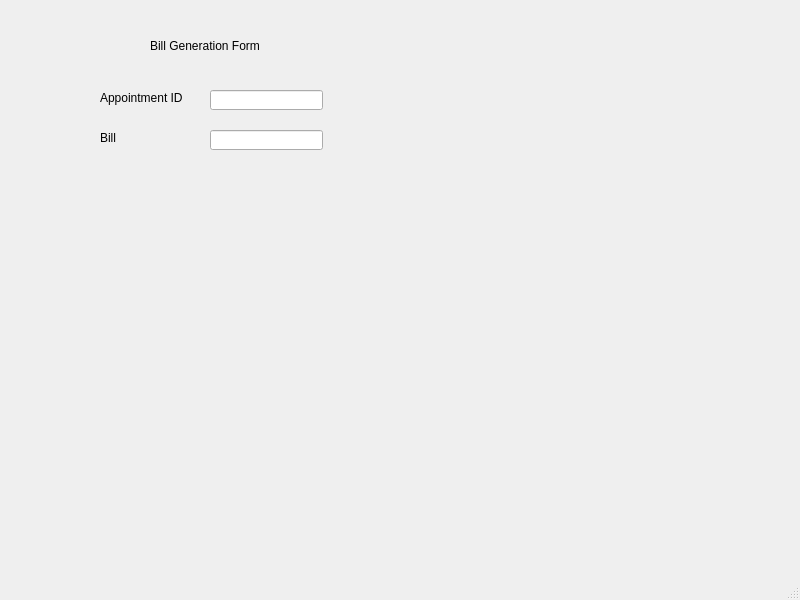
<?xml version="1.0" encoding="UTF-8"?>
<ui version="4.0">
 <class>MainWindow</class>
 <widget class="QMainWindow" name="MainWindow">
  <property name="geometry">
   <rect>
    <x>0</x>
    <y>0</y>
    <width>800</width>
    <height>600</height>
   </rect>
  </property>
  <property name="windowTitle">
   <string>MainWindow</string>
  </property>
  <widget class="QWidget" name="centralwidget">
   <widget class="QLabel" name="label">
    <property name="geometry">
     <rect>
      <x>150</x>
      <y>30</y>
      <width>161</width>
      <height>31</height>
     </rect>
    </property>
    <property name="text">
     <string>Bill Generation Form</string>
    </property>
   </widget>
   <widget class="QLineEdit" name="lineEdit">
    <property name="geometry">
     <rect>
      <x>210</x>
      <y>90</y>
      <width>113</width>
      <height>20</height>
     </rect>
    </property>
   </widget>
   <widget class="QLabel" name="label_2">
    <property name="geometry">
     <rect>
      <x>100</x>
      <y>90</y>
      <width>111</width>
      <height>16</height>
     </rect>
    </property>
    <property name="text">
     <string>Appointment ID</string>
    </property>
   </widget>
   <widget class="QLineEdit" name="lineEdit_2">
    <property name="geometry">
     <rect>
      <x>210</x>
      <y>130</y>
      <width>113</width>
      <height>20</height>
     </rect>
    </property>
    <property name="text">
     <string/>
    </property>
   </widget>
   <widget class="QLabel" name="label_3">
    <property name="geometry">
     <rect>
      <x>100</x>
      <y>130</y>
      <width>111</width>
      <height>16</height>
     </rect>
    </property>
    <property name="text">
     <string>Bill</string>
    </property>
   </widget>
  </widget>
  <widget class="QMenuBar" name="menubar">
   <property name="geometry">
    <rect>
     <x>0</x>
     <y>0</y>
     <width>800</width>
     <height>18</height>
    </rect>
   </property>
  </widget>
  <widget class="QStatusBar" name="statusbar"/>
 </widget>
 <resources/>
 <connections/>
</ui>
